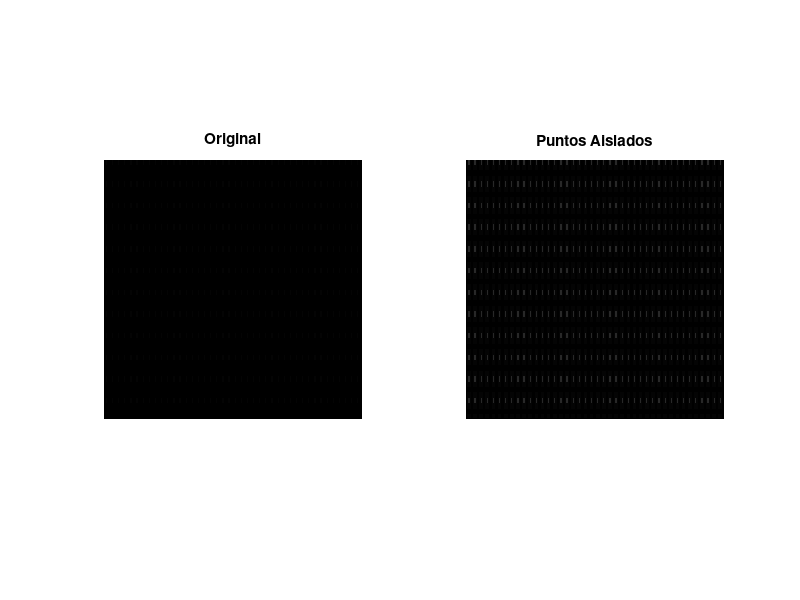
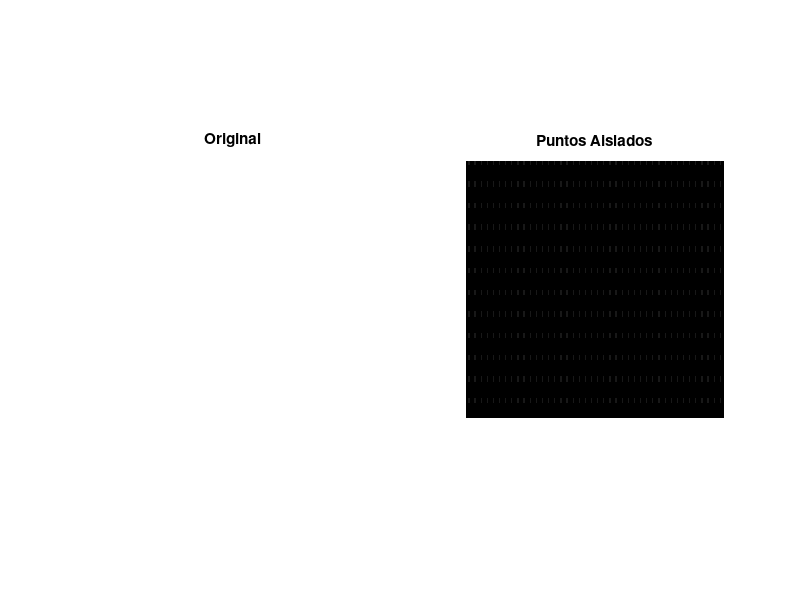

These figures' MATLAB source, in order:
clc;
clear all;
close all;

%Se propone crear imagenes de 1080x1080
for i=1:1080
    for j=1:1080
        Bb(i,j)=0;
        Wb(i,j)=255;
    end
end

%Añadir valor diferente
for i=1:4:1080
    for j=1:5:1080
        Bb(i,j)=5;
        Wb(i,j)=252;
    end
end

%Mascara para detectar puntos aislados
w=[-1,-1,-1;-1,8,-1;-1,-1,-1];

%Detectamos los puntos aislados del fondo negro
gb=abs(imfilter(Bb,w));

%Detectamos los puntos aislados del fondo blanco
gw=abs(imfilter(Wb,w));

Bb=uint8(Bb);
Wb=uint8(Wb);
gb=uint8(gb);
gw=uint8(gw);

%Mostramos
figure
subplot(1,2,1)
imshow(Bb)
title('Original')
subplot(1,2,2)
imshow(gb)
title('Puntos Aislados')

figure
subplot(1,2,1)
imshow(Wb)
title('Original')
subplot(1,2,2)
imshow(gw)
title('Puntos Aislados')